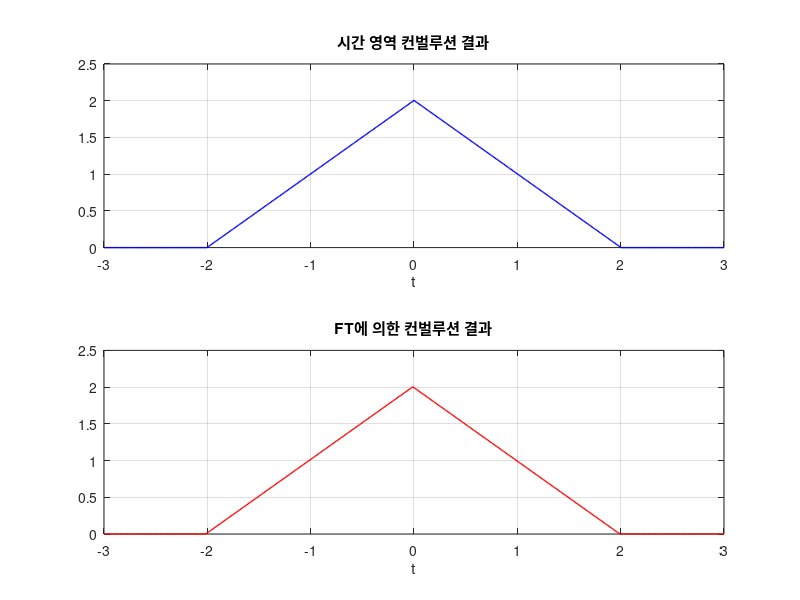

Write MATLAB code to recreate this figure.
%% ConvolutionByFT.m
% 사각 펄스 x(t) = u(t+1) - u(t-1)에 대해 y(t) = x(t) * x(t)를
%   1) 시간 영역에서 직접 컨벌루션
%   2) 푸리에 변환의 컨벌루션 성질 (Y = X·X) 로 계산
% 한 뒤 두 결과를 비교한다.

clc; clear; close all;

N  = 512;
dt = 6 / N;
t  = (-N/2 : N/2) * dt;                         % -3 ~ 3 구간

x = double(t >= -1) - double(t >= 1);           % 사각 펄스

% 1) 시간 영역 컨벌루션
y1 = conv(x, x) * dt;                           % 시간 축: 2*t(1) 부터
y1 = y1(N/2 + (1 : numel(t)));                  % t 구간에 해당하는 부분

% 2) 주파수 영역 곱
X  = fft(x);
Yf = dt * X .* X;
y2 = fftshift(ifft(Yf));

% 그리기
figure('Name', '컨벌루션 비교', 'NumberTitle', 'off');

subplot(2, 1, 1);
plot(t, y1, 'b-', 'LineWidth', 1);
title('시간 영역 컨벌루션 결과');
axis([-3 3 0 2.5]); xlabel('t'); grid on;

subplot(2, 1, 2);
plot(t, real(y2), 'r-', 'LineWidth', 1);
title('FT에 의한 컨벌루션 결과');
axis([-3 3 0 2.5]); xlabel('t'); grid on;
